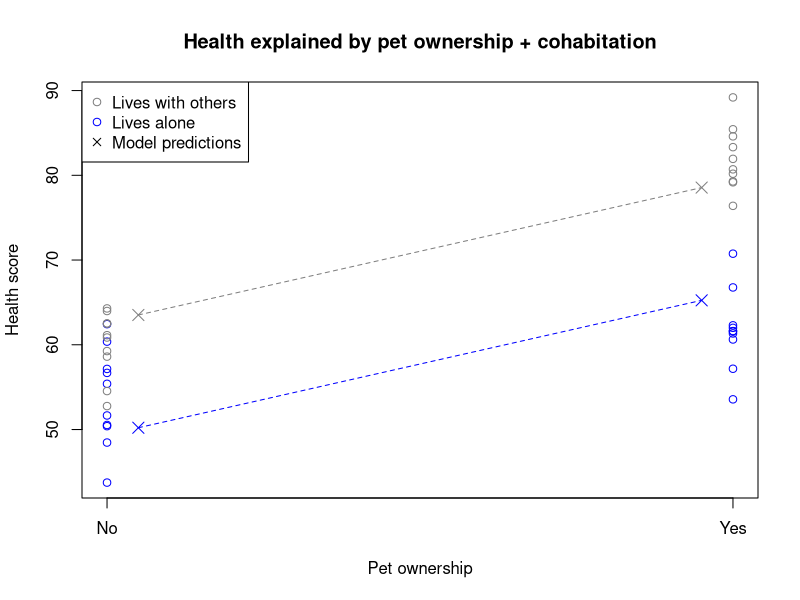
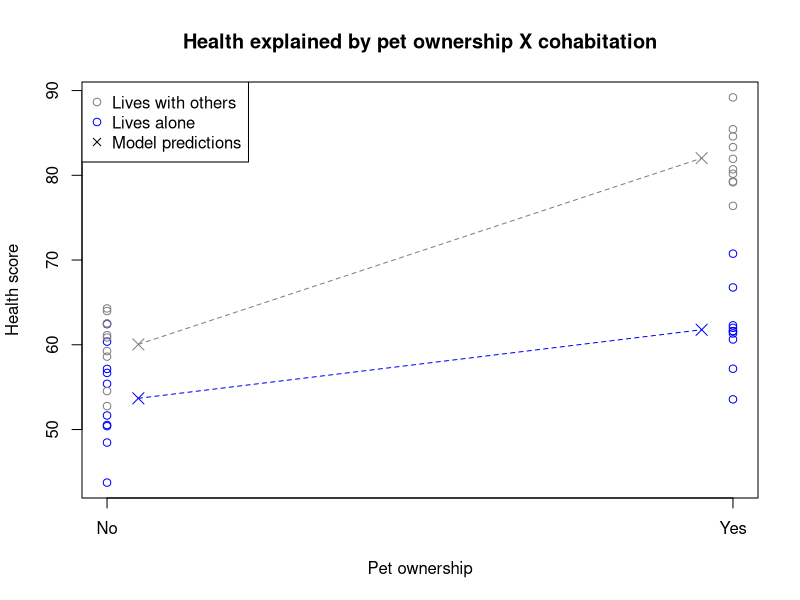
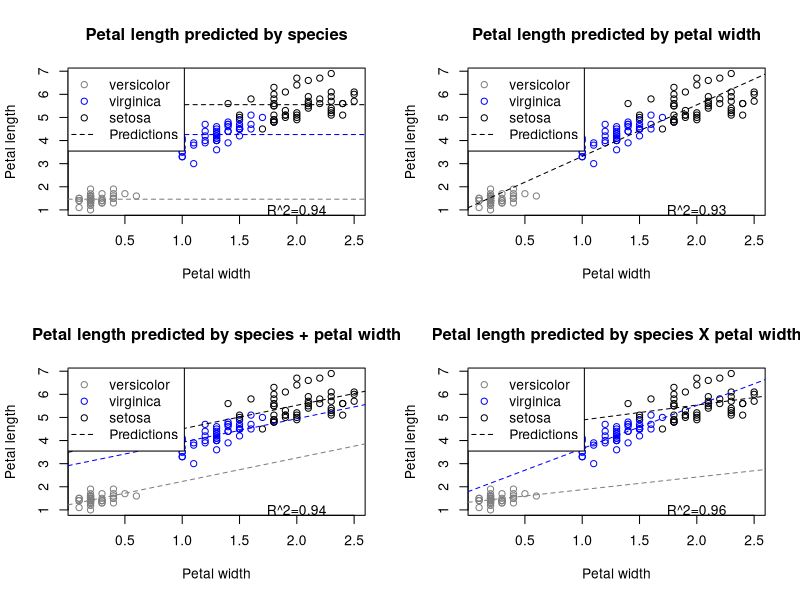

Generate these figures, in order, with R:
## ---- chunk 1
#| code-fold: true
#| fig-cap: "Main effects model with two 1/0 factors"
set.seed(2014)
twofact <- data.frame(pet=rep(1:0,each=20),
                      alone=rep(c(1,0,1,0),each=10),
                      health=rnorm(40,mean=60,sd=5))
twofact$health <- twofact$health+10*(twofact$pet-twofact$alone+twofact$pet*(1-twofact$alone))

twofact.lm <- lm(health~pet+alone,twofact)
twofact.lm2 <- lm(health~pet*alone,twofact)

plot(twofact$pet,twofact$health,col=c('grey50','#0000ff')[1+twofact$alone],
     main='Health explained by pet ownership + cohabitation',
     ylab='Health score',xaxt='n',xlab='Pet ownership')
axis(side=1,at=c(0,1),labels=c('No','Yes'))
points(x=c(0.05,0.05,0.95,0.95),
       y=c(twofact.lm$coefficients[1],
           twofact.lm$coefficients[1]+twofact.lm$coefficients[3],
           twofact.lm$coefficients[1]+twofact.lm$coefficients[2],
           sum(twofact.lm$coefficients)),
       col=c('grey50','#0000ff','grey50','#0000ff'),pch=4,cex=1.5)
segments(x0=c(0.05,0.05),x1=c(0.95,0.95),col=c('grey50','#0000ff'),
         y0=c(twofact.lm$coefficients[1],
              twofact.lm$coefficients[1]+twofact.lm$coefficients[3]),
         y1=c(twofact.lm$coefficients[1]+twofact.lm$coefficients[2],
              sum(twofact.lm$coefficients)),lty=2)
legend(x='topleft',pch=c(1,1,4),col=c('grey50','#0000ff','black'),legend=c('Lives with others','Lives alone','Model predictions'))
## ---- chunk 2
#| code-fold: true
#| fig-cap: "Interaction model with two 1/0 factors"
plot(twofact$pet,twofact$health,col=c('grey50','#0000ff')[1+twofact$alone],
     main='Health explained by pet ownership X cohabitation',
     ylab='Health score',xaxt='n',xlab='Pet ownership')
axis(side=1,at=c(0,1),labels=c('No','Yes'))
points(x=c(0.05,0.05,0.95,0.95),
       y=c(twofact.lm2$coefficients[1],
           twofact.lm2$coefficients[1]+twofact.lm2$coefficients[3],
           twofact.lm2$coefficients[1]+twofact.lm2$coefficients[2],
           sum(twofact.lm2$coefficients)),
       col=c('grey50','#0000ff','grey50','#0000ff'),pch=4,cex=1.5)
segments(x0=c(0.05,0.05),x1=c(0.95,0.95),col=c('grey50','#0000ff'),
         y0=c(twofact.lm2$coefficients[1],
              twofact.lm2$coefficients[1]+twofact.lm2$coefficients[3]),
         y1=c(twofact.lm2$coefficients[1]+twofact.lm2$coefficients[2],
              sum(twofact.lm2$coefficients)),lty=2)
legend(x='topleft',pch=c(1,1,4),col=c('grey50','#0000ff','black'),legend=c('Lives with others','Lives alone','Model predictions'))
## ---- chunk 3
#| code-fold: true
#| fig-cap: "Different models for iris petal length"
#| fig-asp: 1.6
iris.lm1 <- lm(Petal.Length~Species,iris)
iris.lm2 <- lm(Petal.Length~Petal.Width,iris)
iris.lm3 <- lm(Petal.Length~Species+Petal.Width,iris)
iris.lm4 <- lm(Petal.Length~Species*Petal.Width,iris)

par(mfrow=c(2,2))
plot(iris$Petal.Width,iris$Petal.Length,col=rep(c('grey50','#0000ff','black'),each=50),
     main='Petal length predicted by species',xlab='Petal width',ylab='Petal length')
abline(h=tapply(iris$Petal.Length,iris$Species,mean),
       col=c('grey50','#0000ff','black'),lty=2)
legend(x='topleft',legend=c('versicolor','virginica','setosa','Predictions'),
       col=c('grey50','#0000ff','black','black'),pch=c(1,1,1,NA),lty=c(NA,NA,NA,2))
text(x=2,y=1,labels=paste0('R^2=',round(summary(iris.lm1)$r.squared,2)))

plot(iris$Petal.Width,iris$Petal.Length,col=rep(c('grey50','#0000ff','black'),each=50),
     main='Petal length predicted by petal width',xlab='Petal width',ylab='Petal length')
abline(a=iris.lm2$coefficients[1],b=iris.lm2$coefficients[2],lty=2)
legend(x='topleft',legend=c('versicolor','virginica','setosa','Predictions'),
       col=c('grey50','#0000ff','black','black'),pch=c(1,1,1,NA),lty=c(NA,NA,NA,2))
text(x=2,y=1,labels=paste0('R^2=',round(summary(iris.lm2)$r.squared,2)))

plot(iris$Petal.Width,iris$Petal.Length,col=rep(c('grey50','#0000ff','black'),each=50),
     main='Petal length predicted by species + petal width',xlab='Petal width',ylab='Petal length')
abline(a=iris.lm3$coefficients[1],b=iris.lm3$coefficients[4],lty=2,col='grey50')
abline(a=iris.lm3$coefficients[1]+iris.lm3$coefficients[2],b=iris.lm3$coefficients[4],lty=2,col='#0000ff')
abline(a=iris.lm3$coefficients[1]+iris.lm3$coefficients[3],b=iris.lm3$coefficients[4],lty=2,col='black')
legend(x='topleft',legend=c('versicolor','virginica','setosa','Predictions'),
       col=c('grey50','#0000ff','black','black'),pch=c(1,1,1,NA),lty=c(NA,NA,NA,2))
text(x=2,y=1,labels=paste0('R^2=',round(summary(iris.lm1)$r.squared,2)))

plot(iris$Petal.Width,iris$Petal.Length,col=rep(c('grey50','#0000ff','black'),each=50),
     main='Petal length predicted by species X petal width',xlab='Petal width',ylab='Petal length')
abline(a=iris.lm4$coefficients[1],
       b=iris.lm4$coefficients[4],lty=2,col='grey50')
abline(a=iris.lm4$coefficients[1]+iris.lm4$coefficients[2],
       b=iris.lm4$coefficients[4]+iris.lm4$coefficients[5],lty=2,col='#0000ff')
abline(a=iris.lm4$coefficients[1]+iris.lm4$coefficients[3],
       b=iris.lm4$coefficients[4]+iris.lm4$coefficients[6],lty=2,col='black')
legend(x='topleft',legend=c('versicolor','virginica','setosa','Predictions'),
       col=c('grey50','#0000ff','black','black'),pch=c(1,1,1,NA),lty=c(NA,NA,NA,2))
text(x=2,y=1,labels=paste0('R^2=',round(summary(iris.lm4)$r.squared,2)))
